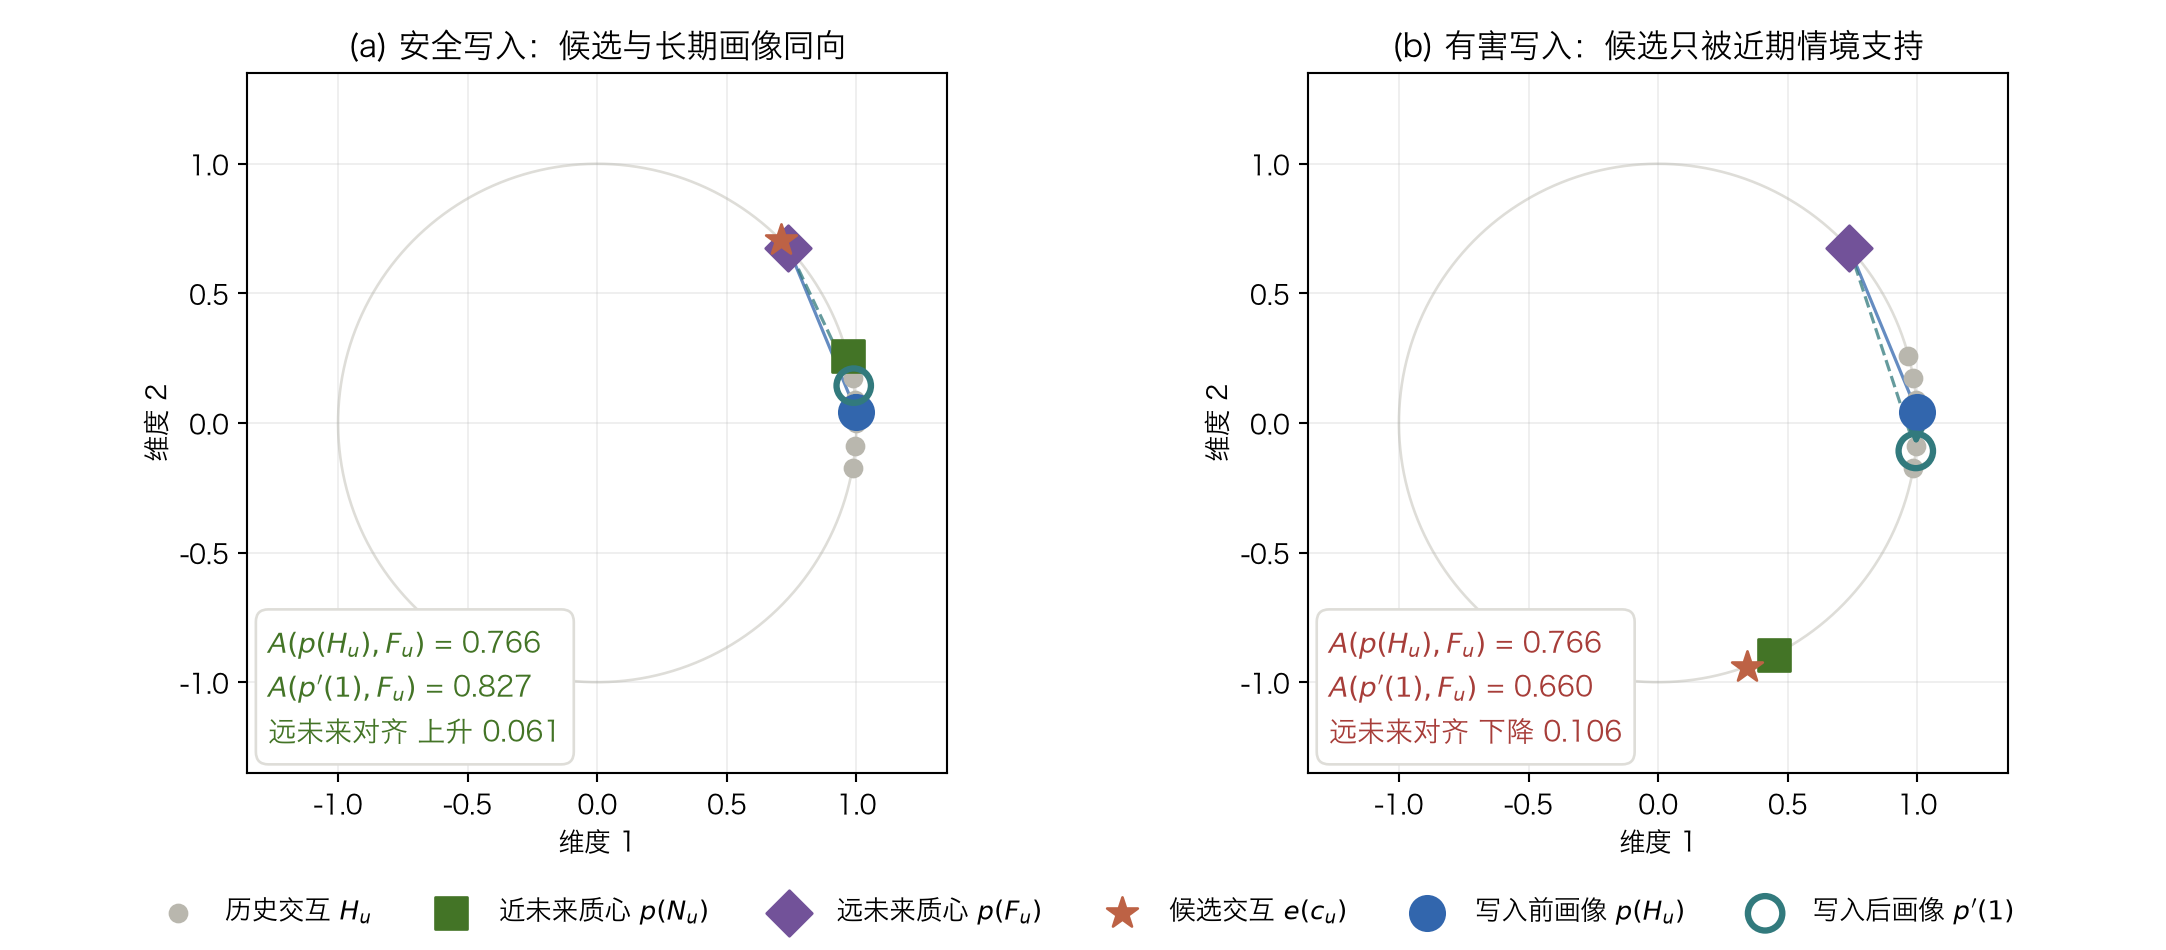

The script that saved this image:
"""Two-dimensional sketch of one profile write (Paper: Prediction Is Not Memory, Fig. 1 context).

Uses the paper's update rule
    p'(w) = norm( (|H| * ebar(H) + w * e(c)) / (|H| + w) )
on a constructed 2-D example so every number in the figure can be recomputed by hand.
"""
import numpy as np
import matplotlib
matplotlib.use("Agg")
import matplotlib.pyplot as plt
import matplotlib as mpl

RED, ORANGE, GREEN, PURPLE, BLUE, CYAN = (
    "#A73D39", "#BD6245", "#437426", "#725299", "#3266AD", "#327A7D")

mpl.rcParams["font.sans-serif"] = ["Hiragino Sans GB", "Heiti SC", "DejaVu Sans"]
mpl.rcParams["axes.unicode_minus"] = False


def unit(deg):
    r = np.deg2rad(deg)
    return np.array([np.cos(r), np.sin(r)])


def mean_dir(degs):
    v = np.mean([unit(d) for d in degs], axis=0)
    return v / np.linalg.norm(v), np.linalg.norm(v)


def write(hist_degs, cand_deg, w=1.0):
    """Return unnormalized mean history, normalized base profile, updated profile, and |H|."""
    h = np.mean([unit(d) for d in hist_degs], axis=0)
    n = len(hist_degs)
    base = h / np.linalg.norm(h)
    upd = (n * h + w * unit(cand_deg)) / (n + w)
    return h, base, upd / np.linalg.norm(upd)


def align(p, degs):
    m, _ = mean_dir(degs)
    return float(np.dot(p, m))


HIST = [0, 10, -10, 5, -5, 15]          # durable history, |H| = 6
FAR = [40, 45, 35, 50]                   # far-future window F_u
CASES = [                                # (candidate, near window, panel title)
    (45, [15, 20, 10], "(a) 安全写入：候选与长期画像同向"),
    (-70, [-55, -65, -70], "(b) 有害写入：候选只被近期情境支持"),
]

fig, axes = plt.subplots(1, 2, figsize=(11.4, 5.0))

for ax, (cand, NEAR, title) in zip(axes, CASES):
    h, base, upd = write(HIST, cand)
    H = np.array([unit(d) for d in HIST])
    N, _ = mean_dir(NEAR)
    F, _ = mean_dir(FAR)
    c = unit(cand)

    ax.scatter(H[:, 0], H[:, 1], s=42, c="#b9b7ae", zorder=3, label="历史交互 $H_u$")
    ax.scatter(*N, s=150, marker="s", c=GREEN, zorder=4, label="近未来质心 $p(N_u)$")
    ax.scatter(*F, s=150, marker="D", c=PURPLE, zorder=4, label="远未来质心 $p(F_u)$")
    ax.scatter(*c, s=150, marker="*", c=ORANGE, zorder=5, label="候选交互 $e(c_u)$")
    ax.scatter(*base, s=170, c=BLUE, zorder=5, label="写入前画像 $p(H_u)$")
    ax.scatter(*upd, s=170, facecolors="none", edgecolors=CYAN, linewidths=2.4,
               zorder=5, label="写入后画像 $p'(1)$")
    ax.annotate("", xy=upd, xytext=base,
                arrowprops=dict(arrowstyle="-|>", color=CYAN, lw=2.0))

    for p, col, ls in ((base, BLUE, "-"), (upd, CYAN, "--")):
        ax.plot([p[0], F[0]], [p[1], F[1]], color=col, ls=ls, lw=1.2, alpha=.75)

    a0, a1 = align(base, FAR), align(upd, FAR)
    ax.set_title(title, fontsize=12)
    ax.text(0.03, 0.03,
            f"$A(p(H_u),F_u)$ = {a0:.3f}\n$A(p'(1),F_u)$ = {a1:.3f}\n"
            f"远未来对齐 {'上升' if a1 > a0 else '下降'} {abs(a1-a0):.3f}",
            transform=ax.transAxes, fontsize=10.5, va="bottom",
            color=GREEN if a1 > a0 else RED,
            bbox=dict(fc="white", ec="#deddd8", boxstyle="round,pad=0.45"))
    t = np.linspace(0, 2 * np.pi, 400)
    ax.plot(np.cos(t), np.sin(t), color="#deddd8", lw=1, zorder=1)
    ax.set_xlim(-1.35, 1.35)
    ax.set_ylim(-1.35, 1.35)
    ax.set_aspect("equal")
    ax.set_xlabel("维度 1")
    ax.set_ylabel("维度 2")
    ax.grid(alpha=.25, lw=.6)

handles, labels = axes[0].get_legend_handles_labels()
fig.legend(handles, labels, loc="lower center", ncol=6, fontsize=10, frameon=False)
fig.tight_layout(rect=(0, 0.07, 1, 1))
fig.savefig("fig-write-geometry.png", dpi=190)

print("near label check (y_near = 1 iff writing hurts near alignment)")
for cand, NEAR, name in ((45, [15, 20, 10], "safe"), (-70, [-55, -65, -70], "risk")):
    _, base, upd = write(HIST, cand)
    an0, an1 = align(base, NEAR), align(upd, NEAR)
    af0, af1 = align(base, FAR), align(upd, FAR)
    print(f"  {name:5s} cand={cand:4d}  near {an0:.3f}->{an1:.3f} (label={int(an1<an0)})"
          f"   far {af0:.3f}->{af1:.3f} (hurt={int(af1<af0)})")
    c = unit(cand)
    long_s = float(np.dot(c, base))
    short_s = float(np.dot(c, mean_dir(NEAR)[0]))
    print(f"        cand-long={long_s:.3f}  cand-short={short_s:.3f}  gap={short_s-long_s:+.3f}")
